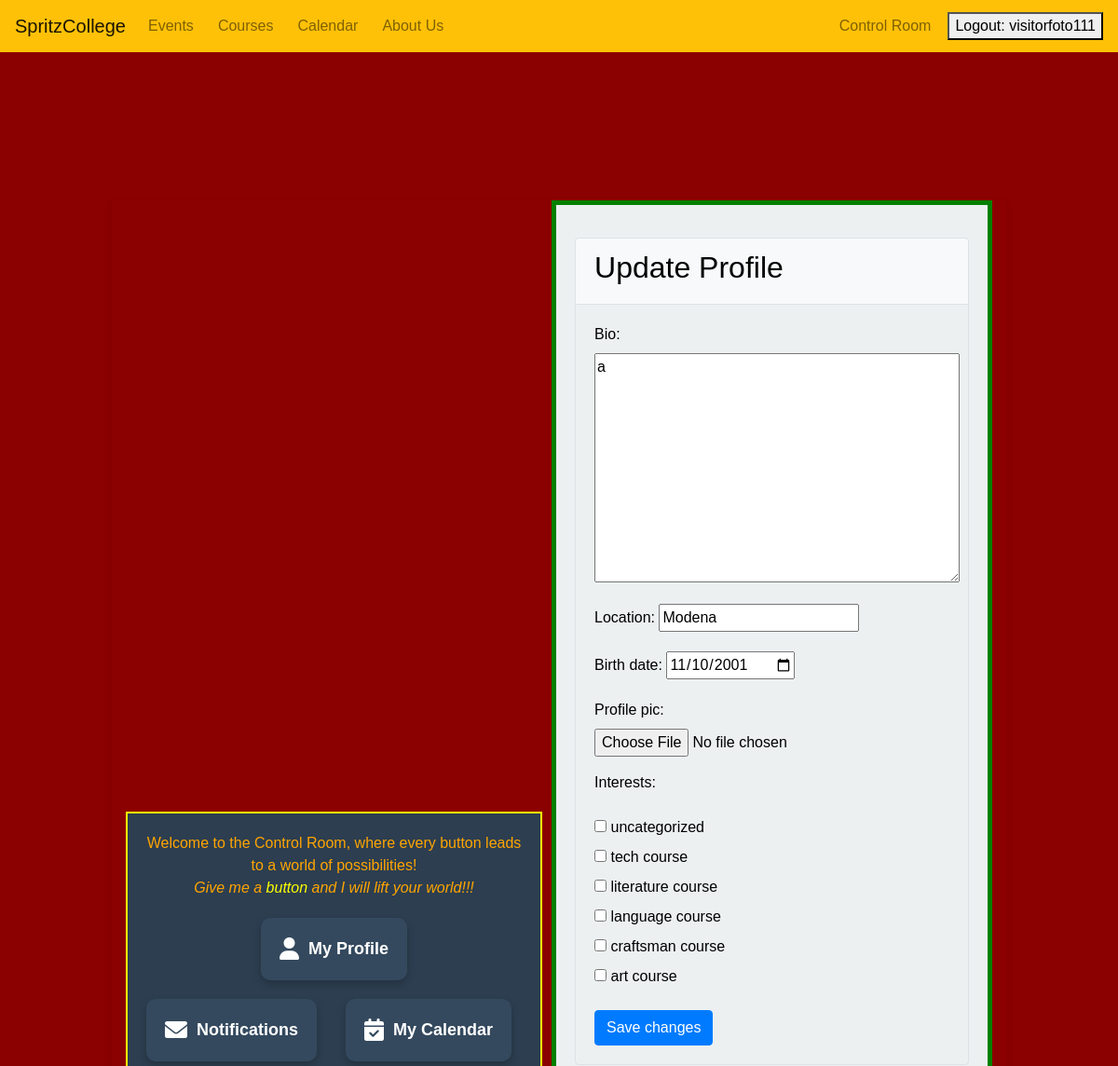
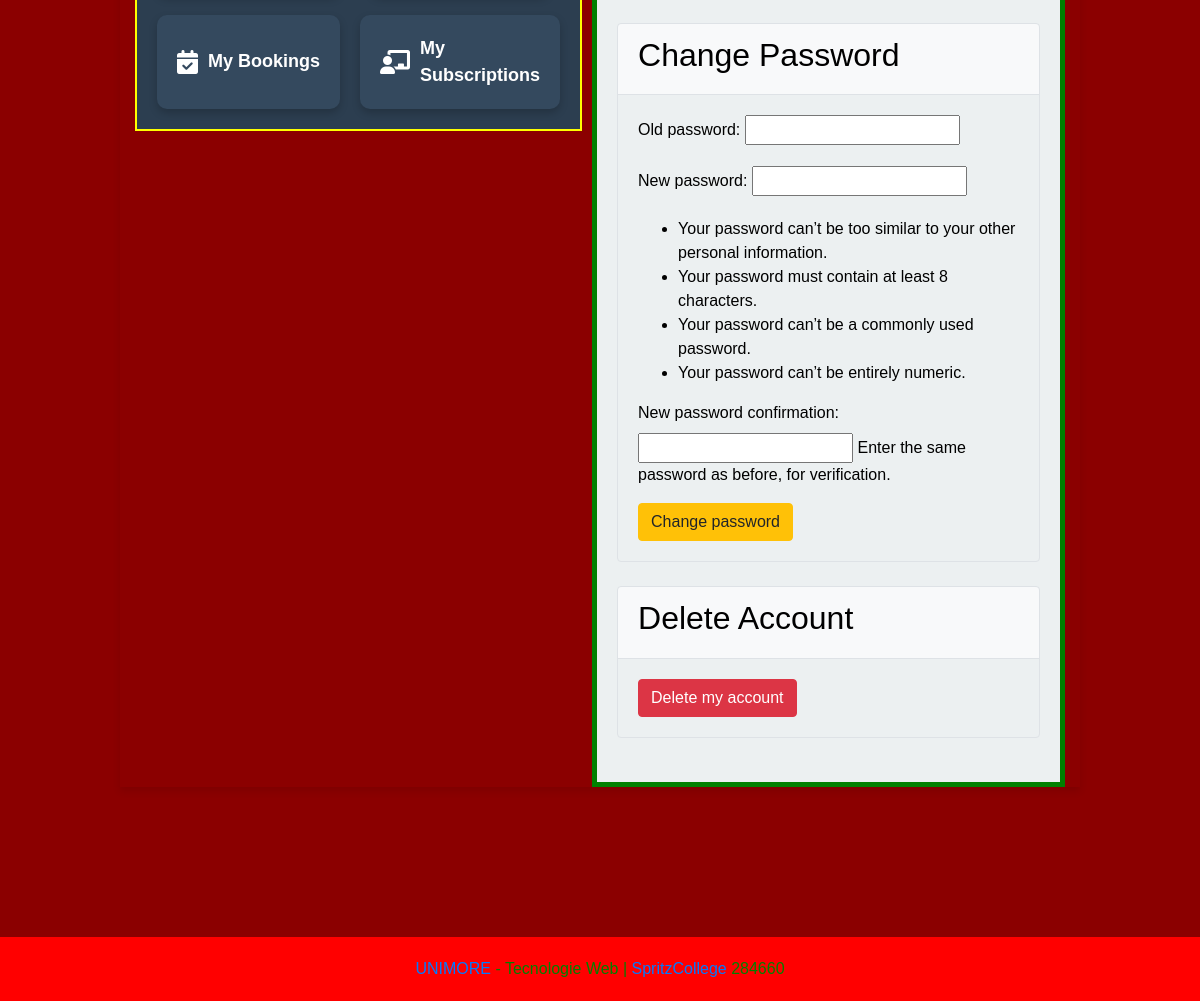
The page /profiles/profile/update/ (signed in) on the database its author committed (2 pictures, top to bottom).
### Profiles/models.py (models this page shows)
class Profile(models.Model):
    CATEGORY_CHOICES = [
        ('ANY', 'uncategorized'),
        ('TCH', 'tech course'),
        ('LTR', 'literature course'),
        ('LAN', 'language course'),
        ('HND', 'craftsman course'),
        ('ART', 'art course'),
    ]
    user = models.OneToOneField(User, on_delete=models.CASCADE)
    bio = models.TextField(max_length=500, blank=True)
    location = models.CharField(max_length=30, blank=True)
    birth_date = models.DateField(null=True, blank=True)
    profile_pic = models.ImageField(upload_to='profile_pics')
    interests = models.TextField(blank=True)

### Profiles/views.py (the view, shortened to what this page needs)
# urls.py: path('profile/update/', ProfileUpdateView.as_view(), name='profile_update'),
@method_decorator(login_required, name='dispatch')
class ProfileUpdateView(LoginRequiredMixin, UpdateView):
    model = Profile
    form_class = ProfileForm
    template_name = 'Profiles/profile_update.html'
    success_url = reverse_lazy('profile_update')
    def get_object(self, queryset=None):
        return self.request.user.profile
    def get_context_data(self, **kwargs):
        context = super(ProfileUpdateView, self).get_context_data(**kwargs)
        if self.request.POST:
            context['password_form'] = CustomPasswordChangeForm(self.request.user, self.request.POST)
        else:
            context['password_form'] = CustomPasswordChangeForm(self.request.user)
        return context

### Profiles/forms.py (shortened to what this page needs)
class ProfileForm(forms.ModelForm):
    interests = forms.MultipleChoiceField(
        choices=Profile.CATEGORY_CHOICES,
        widget=forms.CheckboxSelectMultiple,
        required=False
    )
    birth_date = forms.DateField(
        widget=forms.DateInput(attrs={'type': 'date'}),
        required=False
    )
    class Meta:
        model = Profile
        fields = ['bio', 'location', 'birth_date', 'profile_pic', 'interests']
    def __init__(self, *args, **kwargs):
        super(ProfileForm, self).__init__(*args, **kwargs)
        if self.instance and self.instance.pk:
            initial_interests = self.instance.interests
            if initial_interests:
                self.fields['interests'].initial = initial_interests.split(',')

class CustomPasswordChangeForm(PasswordChangeForm):
    pass

### Profiles/templatetags/filter.py (called while the page is built)
@register.filter(name='has_group')
def has_group(user, group_name):
    if user.is_superuser:
        return True
    group = Group.objects.get(name=group_name)
    return True if group in user.groups.all() else False

### Profiles/templates/Profiles/profile_update.html (shortened to what this page needs)
{% extends "base-panel.html" %}
{% block panel %}
  <div class="custom-container mt-4">
    <div class="custom-card mb-4">
      <div class="custom-card-header">
        <h2>Update Profile</h2>
      </div>
      <div class="custom-card-body">
        <form method="post" enctype="multipart/form-data">
          <div class="custom-form-group">
            {{ form.as_p }}
          </div>
          <button type="submit" class="btn btn-primary">Save changes</button>
        </form>
      </div>
    </div>
    <div class="custom-card mb-4">
      <div class="custom-card-header">
        <h2>Change Password</h2>
      </div>
      <div class="custom-card-body">
        <form method="post" action="{% url 'password_change' %}">
          <div class="custom-form-group">
            {{ password_form.as_p }}
          </div>
          <button type="submit" class="btn btn-warning">Change password</button>
        </form>
      </div>
    </div>
    <div class="custom-card mb-4">
      <div class="custom-card-header">
        <h2>Delete Account</h2>
      </div>
      <div class="custom-card-body">
        <form method="post" action="{% url 'profile_delete' %}">
          <button type="submit" class="btn btn-danger">Delete my account</button>
        </form>
      </div>
    </div>
  </div>
{% endblock %}

### templates/base.html (shortened to what this page needs)
{% load static %}
<!DOCTYPE html>
<html lang="it">
<head>
  <link rel="stylesheet" href="https://cdn.jsdelivr.net/npm/bootstrap@4.6.1/dist/css/bootstrap.min.css">
  <link rel="stylesheet" href="https://cdnjs.cloudflare.com/ajax/libs/font-awesome/5.15.1/css/all.min.css">
</head>
<body>
  <header class="top-bar">
    <nav class="navbar navbar-expand-lg navbar-light bg-warning text-white">
      <a class="navbar-brand" href="{% url 'home' %}">SpritzCollege</a>
      <div class="collapse navbar-collapse" id="navbarSupportedContent">
        <ul class="navbar-nav mr-auto">
          <li class="nav-item">
            <a class="nav-link" href="{% url 'list_events' %}">Events</a>
          </li>
          <li class="nav-item">
            <a class="nav-link" href="{% url 'list_courses' %}">Courses</a>
          </li>
          <li class="nav-item">
            <a class="nav-link" href="{% url 'calendar_view' %}">Calendar</a>
          </li>
          <li class="nav-item">
            <a class="nav-link" href="{% url 'about_us' %}">About Us</a>
          </li>
        </ul>
        {% if request.user.is_authenticated %}
        <ul class="navbar-nav ml-auto">
          <li class="nav-item">
            <a class="nav-link" href="{% url 'my_messages' %}">Control Room</a>
          </li>
      </div>
      {% endif %}
      {% if user.is_authenticated %}
      <form method="post" action="{% url 'logout' %}">
        <button type="submit">Logout: {{user.username}}</button>
      </form>
      {% else %}
      <a style="padding-right: 10px; font-style: italic;" href="{% url 'register' %}">submit</a>
        <form method="post" action="{% url 'login' %}">
          {% csrf_token %}
          <button type="submit">Sign in</button>
        </form>
      {% endif %}
    </nav>
  </header>
  <main>
    {% block content %}
    {% endblock %}
  </main>
  <footer class="bottom-bar">
    <div class="text-center">
      <a href="https://www.unimore.it/it">UNIMORE</a> - Tecnologie Web | <a href="{% url 'home' %}">SpritzCollege</a>
    </div>
  </footer>
</body>
</html>

### templates/base.html (style rules this page uses)
body { margin-bottom: 100px; background-color: white; color: black; height: 100%; }
.navbar-nav { display: flex; align-items: center; }
.nav-item { margin-right: 10px; }
.bottom-bar { position: fixed; bottom: 0; width: 100%; display: flex; align-items: center; justify-content: center; background-color: red; padding: 20px 0; color: green; }

### Profiles/templates/Profiles/profile_update.html (style rules this page uses)
.custom-container { margin-top: 1rem; }
.custom-card { margin-bottom: 1rem; border: 1px solid #dee2e6; border-radius: 0.25rem; }
.custom-card-header { padding: 0.75rem 1.25rem; margin-bottom: 0; background-color: #f8f9fa; border-bottom: 1px solid #dee2e6; border-top-left-radius: 0.25rem; border-top-right-radius: 0.25rem; }
.custom-card-body { padding: 1.25rem; }
.custom-form-group { margin-bottom: 1rem; }

### templates/base-panel.html (style rules this page uses)
body { margin: 0; font-family: Arial, sans-serif; background-color: darkred; }

### rows shown on the page
Profile: bio "a", location "Modena", birth_date "11/10/2001", interests "☐ ☐ ☐ ☐ ☐ ☐"

### other values the page prints
{{ user.username }} "visitorfoto111"
